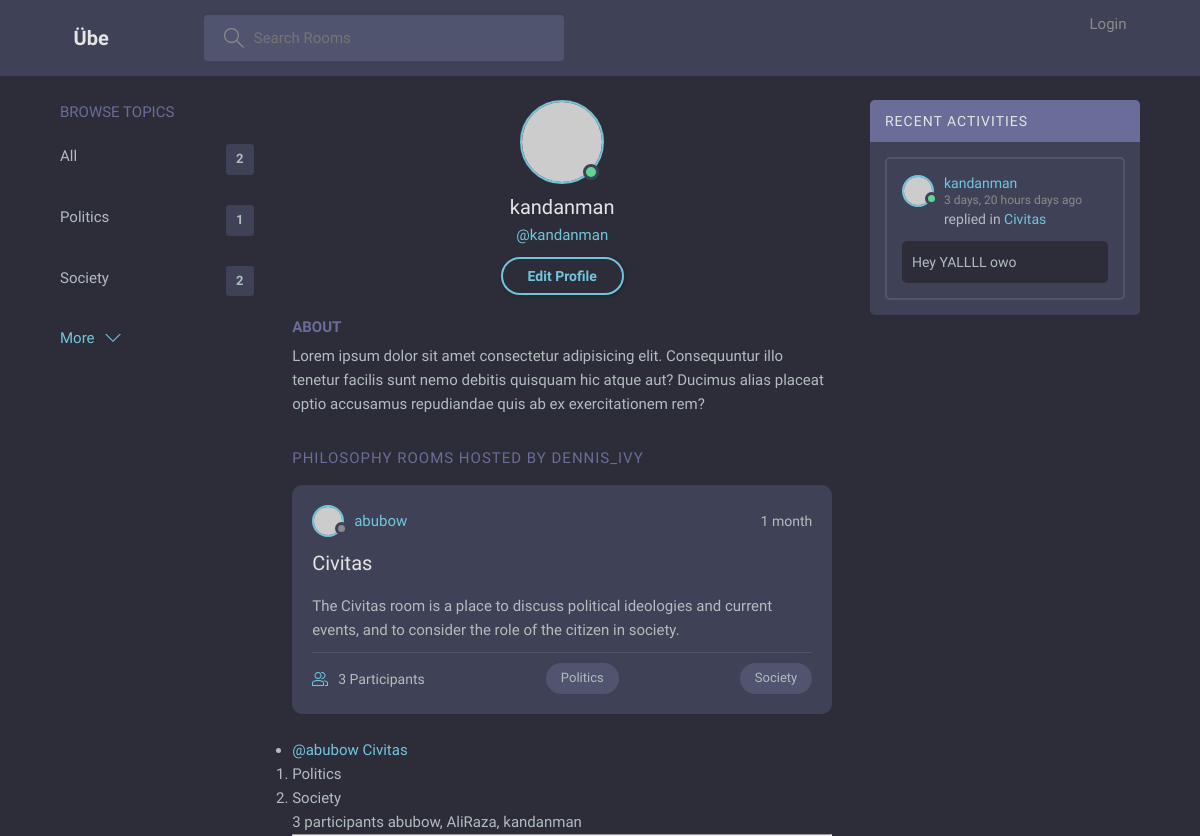
Before: /profile/4/ with the older database file.
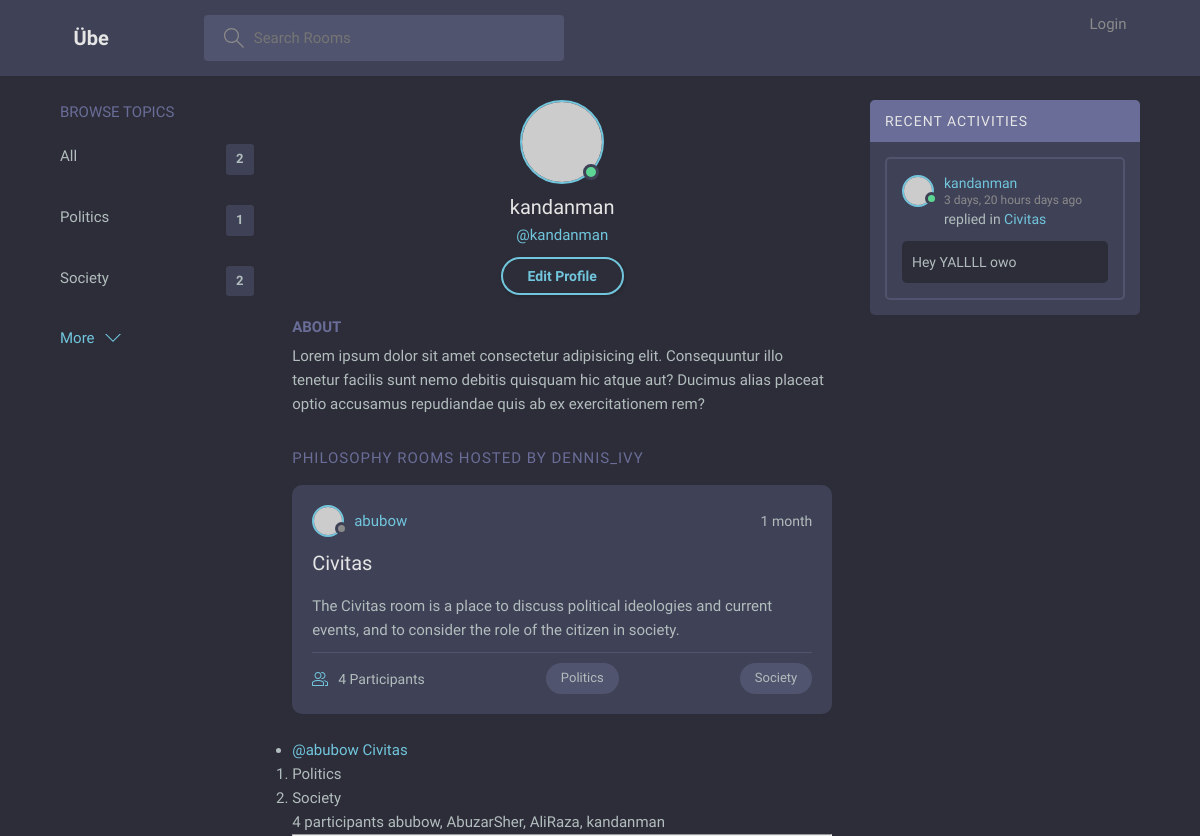
After: the same page with the newer database file.
### base/models.py (models this page shows, shortened)
class Topic(models.Model):
    id = models.AutoField(primary_key=True)
    name = models.CharField(max_length=50)
    description = models.CharField(max_length=200)
    link = models.CharField(max_length=50)

class Room(models.Model):
    id = models.AutoField(primary_key=True, unique=True, auto_created=True)
    name = models.CharField(max_length=50)
    description = models.CharField(max_length=200, null=True, blank=True)
    link = models.CharField(max_length=50, unique=True)
    topics = models.ManyToManyField('Topic', related_name='rooms', blank=True)
    participants = models.ManyToManyField(
        User, related_name='rooms_joined', blank=True)
    host = models.ForeignKey(
        User, on_delete=models.CASCADE, related_name='rooms_hosted')
    updated = models.DateTimeField(auto_now=True)
    created = models.DateTimeField(auto_now_add=True)
    class Meta:
        ordering = ['-updated', '-created']

class Message(models.Model):
    user = models.ForeignKey(User, on_delete=models.CASCADE)
    room = models.ForeignKey(Room, on_delete=models.CASCADE)
    message = models.TextField()
    updated = models.DateTimeField(auto_now=True)
    created = models.DateTimeField(auto_now_add=True)
    class Meta:
        ordering = ['-updated', '-created']
    def __str__(self):
        return self.message

### base/views.py (the view)
# urls.py: path('profile/<str:pk>/', views.userProfile, name='profile'),
def userProfile(request, pk):
    user = User.objects.get(id=pk)
    rooms = user.rooms_hosted.all() | user.rooms_joined.all()
    topics = Topic.objects.filter(rooms__in=rooms)
    recent_messages = Message.objects.filter(
        user=user).order_by('-created')[:5]
    context = {
        "profuser": user,
        "rooms": rooms,
        "topics": topics,
        "recent_messages": recent_messages,
    }
    return render(request, 'base/profile.html', context)

### base/templates/base/profile.html
{% extends 'main.html' %} {% block content %}
<main class="profile-page layout layout--3">
	<div class="container">
		<div>
      {% include "components/topic_list.html" %}
    </div>
        <div class="roomList">
            <div class="profile">
              <div class="profile__avatar">
                <div class="avatar avatar--large active">
                  <img src="https://randomuser.me/api/portraits/men/11.jpg" />
                </div>
              </div>
              <div class="profile__info">
                <h3>
                    {{ profuser.username }}
                </h3>
                <p>@{{ profuser.username }}
                </p>
                {% if user == request.user %}
                <a href="{% url 'edit-profile' profuser.id %}" class="btn btn--main btn--pill">Edit Profile</a>
                {% endif %}
              </div>
              <div class="profile__about">
                <h3>About</h3>
                <p>
                  Lorem ipsum dolor sit amet consectetur adipisicing elit. Consequuntur illo tenetur
                  facilis sunt nemo debitis quisquam hic atque aut? Ducimus alias placeat optio
                  accusamus repudiandae quis ab ex exercitationem rem?
                </p>
              </div>
            </div>
            <div class="roomList__header">
              <div>
                <h2>Philosophy Rooms Hosted by dennis_ivy</a>
                </h2>
              </div>
            </div>
            {% include "components/feed.html" %}
          </div>
		<div>{% include "components/recent_activity.html" %}</div>
	</div>
</main>
{% endblock content %}

### templates/main.html (shortened to what this page needs)
<!DOCTYPE html>
{% load static%}
<html lang="en">
	<head>
		<link
			rel="stylesheet"
			type="text/css"
			media="screen"
			href='{% static "styles/main.css" %}' />
	</head>
	<body>
		<header class="header header--loggedIn">
			{% include 'navbar.html' %}
		</header>
		{% block content %} {% endblock %}
	</body>
</html>

### templates/navbar.html (shortened to what this page needs)
<div class="container">
	<a
		class="header__logo"
		href="{%url 'home'%}">
		<h1>Übe</h1>
	</a>
	<form
		method="GET"
		action="{% url 'home' %}"
		class="header__search">
		<label>
			<input
				type="text"
				name="q"
				placeholder="Search Rooms" />
		</label>
	</form>
	<nav class="header__menu">
		{% if user.is_authenticated %}
		<div class="header__user">
			<a href="{% url 'profile' user.id %}">
				<div class="avatar avatar--medium active">
					<img src="https://randomuser.me/api/portraits/men/37.jpg" />
				</div>
				<p>
					{{ user.first_name }}{{ user.last_name }}
					<span>@{{ user.username }}</span>
				</p>
			</a>
			<button class="dropdown-button">
				<svg
					version="1.1"
					xmlns="http://www.w3.org/2000/svg"
					width="32"
					height="32"
					viewBox="0 0 32 32">
					<title>chevron-down</title>
					<path d="M16 21l-13-13h-3l16 16 16-16h-3l-13 13z"></path>
				</svg>
			</button>
		</div>
		<div class="dropdown-menu">
			<a
				href="{% url 'edit-profile' user.id %}"
				class="dropdown-link"
				><svg
					version="1.1"
					xmlns="http://www.w3.org/2000/svg"
					width="32"
					height="32"
					viewBox="0 0 32 32">
					<title>tools</title>
					<path
						d="M27.465 32c-1.211 0-2.35-0.471-3.207-1.328l-9.392-9.391c-2.369 0.898-4.898 0.951-7.355 0.15-3.274-1.074-5.869-3.67-6.943-6.942-0.879-2.682-0.734-5.45 0.419-8.004 0.135-0.299 0.408-0.512 0.731-0.572 0.32-0.051 0.654 0.045 0.887 0.277l5.394 5.395 3.586-3.586-5.394-5.395c-0.232-0.232-0.336-0.564-0.276-0.887s0.272-0.596 0.572-0.732c2.552-1.152 5.318-1.295 8.001-0.418 3.274 1.074 5.869 3.67 6.943 6.942 0.806 2.457 0.752 4.987-0.15 7.358l9.392 9.391c0.844 0.842 1.328 2.012 1.328 3.207-0 2.5-2.034 4.535-4.535 4.535zM15.101 19.102c0.26 0 0.516 0.102 0.707 0.293l9.864 9.863c0.479 0.479 1.116 0.742 1.793 0.742 1.398 0 2.535-1.137 2.535-2.535 0-0.668-0.27-1.322-0.742-1.793l-9.864-9.863c-0.294-0.295-0.376-0.74-0.204-1.119 0.943-2.090 1.061-4.357 0.341-6.555-0.863-2.631-3.034-4.801-5.665-5.666-1.713-0.561-3.468-0.609-5.145-0.164l4.986 4.988c0.391 0.391 0.391 1.023 0 1.414l-5 5c-0.188 0.188-0.441 0.293-0.707 0.293s-0.52-0.105-0.707-0.293l-4.987-4.988c-0.45 1.682-0.397 3.436 0.164 5.146 0.863 2.631 3.034 4.801 5.665 5.666 2.2 0.721 4.466 0.604 6.555-0.342 0.132-0.059 0.271-0.088 0.411-0.088z"></path>
				</svg>
				Settings</a
			>
			<a
				href="{% url 'logout' %}"
				class="dropdown-link"
				><svg
					version="1.1"
					xmlns="http://www.w3.org/2000/svg"
					width="32"
					height="32"
					viewBox="0 0 32 32">
					<title>Log-Out</title>
					<path
						d="M3 0h22c0.553 0 1 0 1 0.553l-0 3.447h-2v-2h-20v28h20v-2h2l0 3.447c0 0.553-0.447 0.553-1 0.553h-22c-0.553 0-1-0.447-1-1v-30c0-0.553 0.447-1 1-1z"></path>
					<path
						d="M21.879 21.293l1.414 1.414 6.707-6.707-6.707-6.707-1.414 1.414 4.293 4.293h-14.172v2h14.172l-4.293 4.293z"></path>
				</svg>
				Logout</a
			>
		</div>
		{% else %}
		<a href="{% url 'login' %}">
			<p>Login</p>
		</a>
		{% endif %}
	</nav>
</div>

### base/templates/components/topic_list.html
<div class="topics">
	<div class="topics__header">
		<h2>Browse Topics</h2>
	</div>
	<ul class="topics__list">
		<li>
			<a
				href="{% url 'home' %}"
				>All <span>{{topics.count}}</span></a
			>
		</li>
		{% for topic in topics %}
		<li>
			<a href="{% url 'home' %}?q={{ topic.name }}"
				>{{ topic.name }}
				<span>{{ topic.rooms.count }}</span>
			</a>
		</li>
		{% endfor %}
	</ul>
	<a
		class="btn btn--link"
		href="topics.html">
		More
		<svg
			version="1.1"
			xmlns="http://www.w3.org/2000/svg"
			width="32"
			height="32"
			viewBox="0 0 32 32">
			<title>chevron-down</title>
			<path d="M16 21l-13-13h-3l16 16 16-16h-3l-13 13z"></path>
		</svg>
	</a>
</div>

### base/templates/components/feed.html (shortened to what this page needs)
{% for room in rooms %}
<div class="roomListRoom">
	<div class="roomListRoom__header">
		<a
			href="{% url 'profile' room.host.id %}"
			class="roomListRoom__author">
			<div class="avatar avatar--small">
				<img src="https://randomuser.me/api/portraits/women/11.jpg" />
			</div>
			<span> {{ room.host.username }} </span>
		</a>
		<div class="roomListRoom__actions">
			<span> {{ room.created|timesince }} </span>
		</div>
	</div>
	<div class="roomListRoom__content">
		<a href="{% url 'room' room.link %}"> {{ room.name }} </a>
		<p>{{ room.description.strip|truncatechars:200 }}</p>
	</div>
	<div class="roomListRoom__meta">
		<a
			href="{% url 'room' room.link %}"
			class="roomListRoom__joined">
			{{ room.participants.count }} Participants
		</a>
		{% for topic in room.topics.all|slice:":2" %}
			<p class="roomListRoom__topic">{{ topic.name }}</p>
		{% endfor %}
	</div>
</div>
{% endfor %}
<div>
	<ul>
		{% for room in rooms %}
		<li>
			<a href="{%url 'profile' room.host.id %}">
				@{{room.host.username}}
			</a>
			<a href="{% url 'room' room.link %}">{{ room.name }}</a>
			<ol>
				{% for topic in room.topics.all %}
				<li>{{ topic.name }}</li>
				{% endfor %}
			</ol>
			<span> {{ room.participants.count }} participants </span>
			<small> {{ room.participants.all|join:", " }} </small>
		</li>
		{% endfor %}
	</ul>
</div>

### base/templates/components/recent_activity.html (shortened to what this page needs)
<div class="activities">
	<div class="activities__header">
		<h2>Recent Activities</h2>
	</div>
	{% for post in recent_messages %}
	<div class="activities__box">
		<div class="activities__boxHeader roomListRoom__header">
			<a
				href="{% url 'profile' post.user.id %}"
				class="roomListRoom__author">
				<div class="avatar avatar--small active">
					<img src="https://randomuser.me/api/portraits/men/13.jpg" />
				</div>
				<p>
					{{ post.user.username }}
					<span> {{ post.created|timesince}} days ago</span>
				</p>
			</a>
		</div>
		<div class="activities__boxContent">
			<p>
				replied in
				<a href="{% url 'room' post.room.link %}">
					{{ post.room.name }}
				</a>
			</p>
			<div class="activities__boxRoomContent">
				<p>{{ post|truncatechars:100 }}</p>
			</div>
		</div>
	</div>
	{% endfor %}
</div>

Changed rows visible on the page:
changed Room "Civitas": participants.count "3" → "4"; participants.all "abubow, AliRaza, kandanman" → "abubow, AbuzarSher, AliRaza, kandanman"
